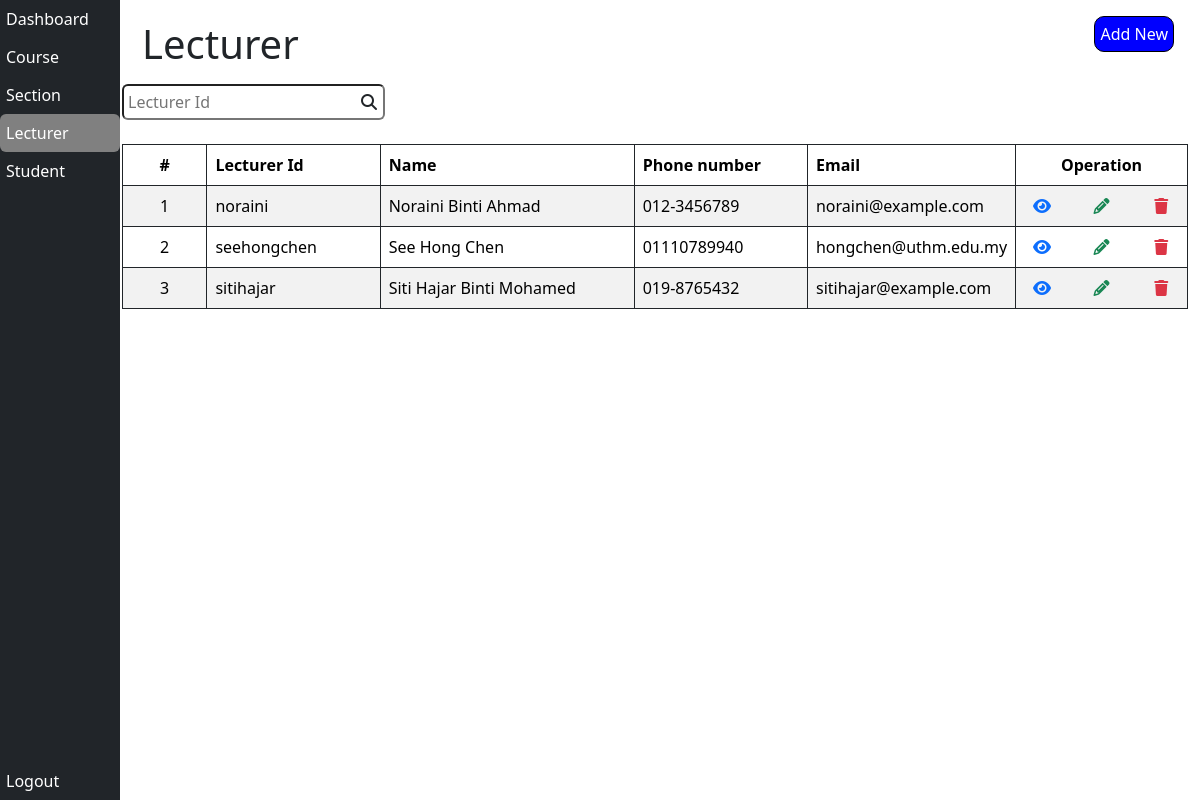
/Staff/lecturer.php (signed in), run on an earlier commit of the app's database.
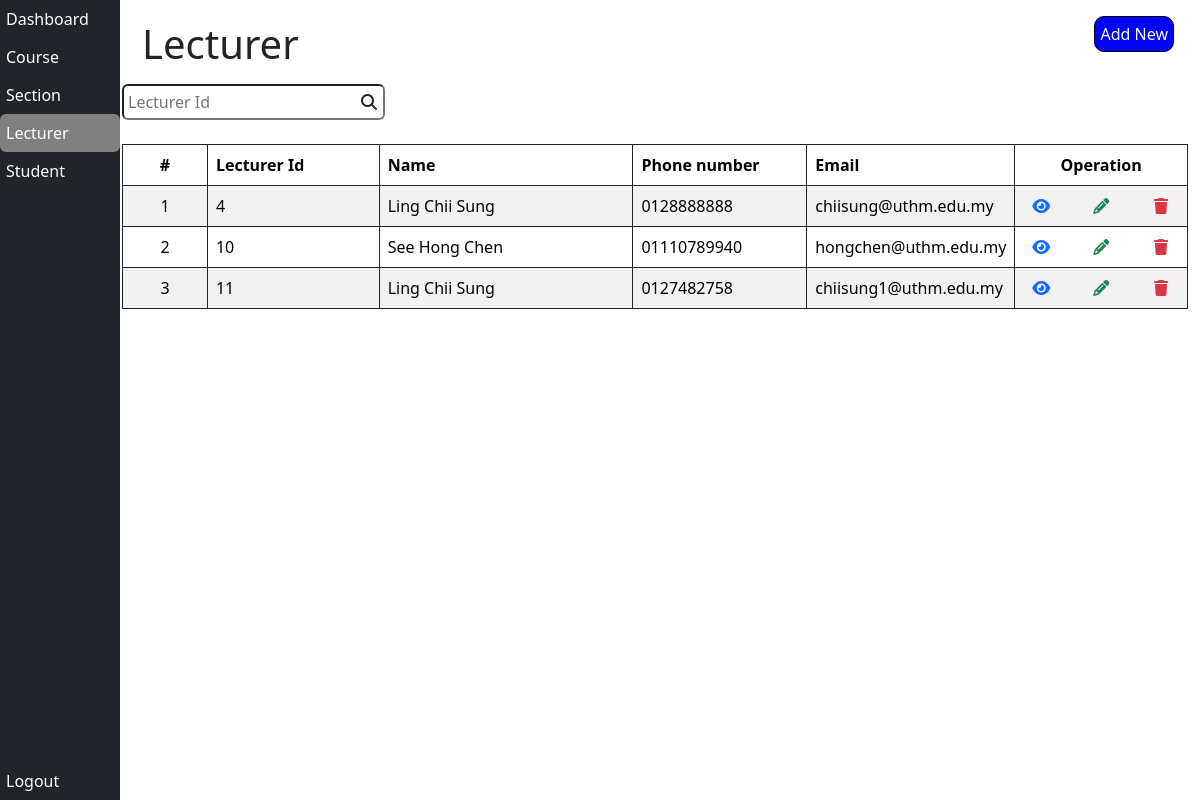
And on a later commit of the database.
### tables this page shows
CREATE TABLE `lecturer` (
  `lecturer_id` int(11) NOT NULL,
  `lecturer_name` varchar(255) NOT NULL,
  `lecturer_phone_number` varchar(255) NOT NULL,
  `lecturer_gender` enum('Male','Female') NOT NULL,
  `lecturer_race` enum('Malay','Chinese','India','Other') NOT NULL,
  `lecturer_email` varchar(255) NOT NULL,
  `lecturer_password` varchar(255) NOT NULL,
  `lecturer_archive` tinyint(1) NOT NULL DEFAULT 0,
  `lecturer_personal_email` varchar(255) DEFAULT NULL
);

### Staff/lecturer.php (the view, shortened to what this page needs)
<?php
  if(!isset($_SESSION['admin'])) {
    echo 'Please login first <br>';
    echo 'Click <a href="index.php">here<a/> to login';
  }else {
    include 'db.php';
?>
<!DOCTYPE html>
<html lang="en">
<head>
  <link href="https://cdn.jsdelivr.net/npm/bootstrap@5.3.3/dist/css/bootstrap.min.css" rel="stylesheet"
>
  <link rel="stylesheet" href="https://cdnjs.cloudflare.com/ajax/libs/font-awesome/6.5.2/css/all.min.css"
 />
  <link rel="stylesheet" href="./styles/style.css">
  <link rel="stylesheet" href="./styles/sidebar.css">
</head>
<body>
  <div class="container-fluid">
    <div class="bg-dark text-white sidebar">
      <a href="dashboard.php" class="btn nav-btn text-white d-block text-start">Dashboard</a>
      <a href="course.php" class="btn nav-btn text-white d-block text-start">Course</a>
      <a href="section.php" class="btn nav-btn text-white d-block text-start">Section</a>
      <a href="lecturer.php" class="btn nav-btn text-white d-block text-start selected">Lecturer</a>
      <a href="student.php" class="btn nav-btn text-white d-block text-start">Student</a>
      <a href="clearId.php"
        class="btn nav-btn text-white d-block text-start position-absolute w-100 bottom-0">Logout</a>
    </div>
    <div class="main-content">
      <h1 class="title">Lecturer</h1>
      <button class="add-new-button position-absolute d-flex flex-column align-items-center mt-3 me-3"
        onclick="window.location.href = 'operation/lecturer/addLecturer.php'">Add New</button>
      <div class="position-relative d-inline">
        <input type="text" class="ps-1 pe-4 py-1 rounded mt-2" placeholder="Lecturer Id" id="lecturerIdInput">
        <i class="fas fa-search position-absolute end-0 top-50 translate-middle-y me-2"></i>
      </div>
      <table class="table table-striped table-bordered border-dark mt-4" id="lecturerTable">
        <thead>
          <div class="row">
            <th scope="col" class="col-1 text-center">#</th>
            <th scope="col" class="col-2">Lecturer Id</th>
            <th scope="col" class="col-3">Name</th>
            <th scope="col" class="col-2">Phone number</th>
            <th scope="col" class="col-2">Email</th>
            <th scope="col" class="col-2 text-center">
              Operation
            </th>
          </div>
        </thead>
        <tbody>
          <?php
              $count = 1;
              $sql = "SELECT lecturer_id, lecturer_name, lecturer_phone_number, lecturer_email FROM lecturer ORDER BY lecturer_id";
              $result = mysqli_query($conn, $sql);
              if(mysqli_num_rows($result) > 0) {
                while($row = mysqli_fetch_assoc($result)) {
          ?>
          <tr>
            <td scope="row" class="text-center"><?php echo $count++ ?></td>
            <td scope="row"><?php echo $row["lecturer_id"] ?></td>
            <td scope="row"><?php echo $row["lecturer_name"] ?></td>
            <td scope="row"><?php echo $row["lecturer_phone_number"] ?></td>
            <td scope="row"><?php echo $row["lecturer_email"] ?></td>
            <td>
              <div class="row">
                <div class="col-4 text-center">
                  <a href="./operation/lecturer/viewLecturer.php?id=<?php echo $row["lecturer_id"] ?>">
                    <i class="fa-solid fa-eye text-primary"></i>
                  </a>
                </div>
                <div class="col-4 text-center">
                  <a href="./operation/lecturer/editLecturer.php?id=<?php echo $row["lecturer_id"] ?>">
                    <i class="fa-solid fa-pencil text-success"></i>
                  </a>
                </div>
                <div class="col-4 text-center">
                  <a href="#">
                    <i class="fa-solid fa-trash text-danger"
                      onclick="deleteLecturer('<?php echo $row['lecturer_id']?>')" name="delete"></i>
                  </a>
                </div>
              </div>
            </td>
          </tr>
          <?php
              }
            }else {
              echo
                '<tr>
                  <td colspan="8" class="text-center">No sections found</td>
                </tr>';
            }
          ?>
        </tbody>
      </table>
    </div>
  </div>
</body>
</html>
<?php
  }
?>

### Staff/styles/style.css (style rules this page uses)
*, *::before, *::after { box-sizing: border-box; padding: 0; margin: 0; }
body { width: 100%; }
.main-content { margin-top: 10px; margin-left: 110px; }
.title { padding: 10px 0px 0px 20px; }
.add-new-button { cursor: pointer; padding: 5px; border-radius: 10px; border: 1px solid black; top: 0; right: 10px; background-color: rgb(0, 0, 255); color: white; }

### Staff/styles/sidebar.css (style rules this page uses)
.sidebar { height: 100vh; position: fixed; top: 0; bottom: 0; left: 0; z-index: 999; }
.nav-btn { padding: 6px 30px 6px 5px; }
.btn:hover, .selected { background-color: gray; }

What changed in the data, as far as the page shows it:
removed lecturer: lecturer_id "noraini", lecturer_name "Noraini Binti Ahmad", lecturer_phone_number "012-3456789", lecturer_email "noraini@example.com"
removed lecturer: lecturer_id "seehongchen", lecturer_name "See Hong Chen", lecturer_phone_number "01110789940", lecturer_email "hongchen@uthm.edu.my"
removed lecturer: lecturer_id "sitihajar", lecturer_name "Siti Hajar Binti Mohamed", lecturer_phone_number "019-8765432", lecturer_email "sitihajar@example.com"
added lecturer: lecturer_id "4", lecturer_name "Ling Chii Sung", lecturer_phone_number "0128888888", lecturer_email "chiisung@uthm.edu.my"
added lecturer: lecturer_id "10", lecturer_name "See Hong Chen", lecturer_phone_number "01110789940", lecturer_email "hongchen@uthm.edu.my"
added lecturer: lecturer_id "11", lecturer_name "Ling Chii Sung", lecturer_phone_number "0127482758", lecturer_email "chiisung1@uthm.edu.my"
